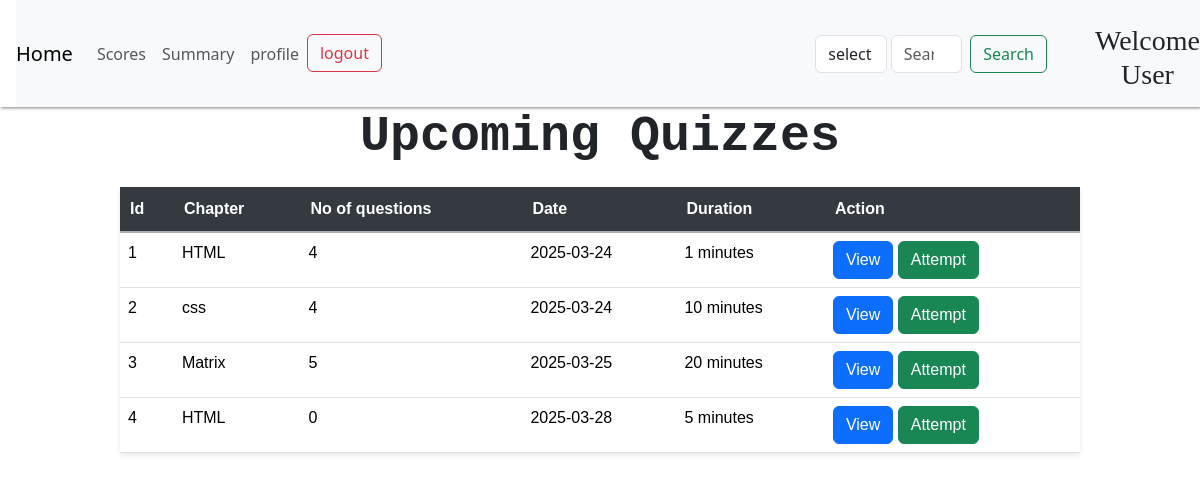
/user_dashboard, run on an earlier commit of the app's database.
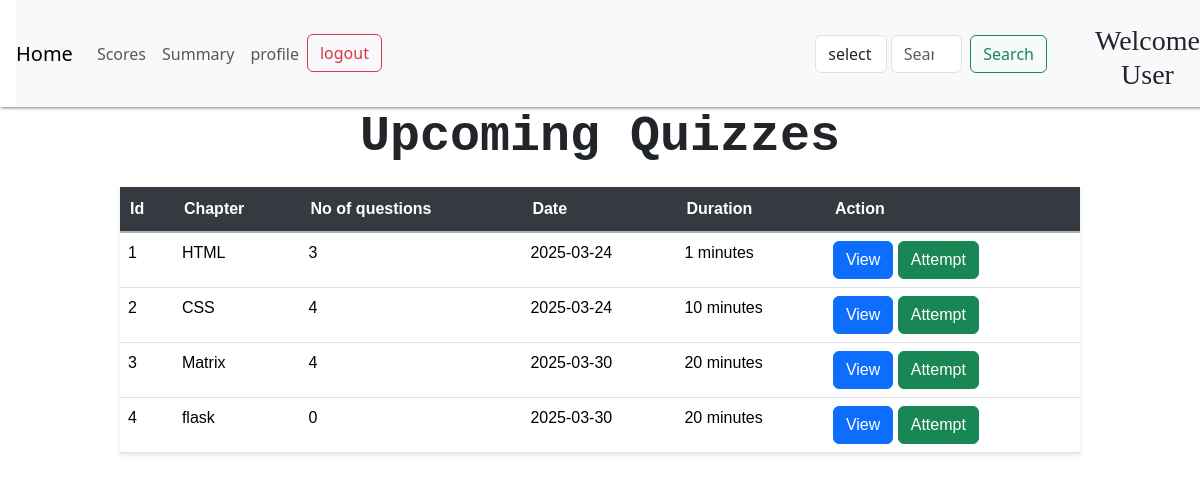
And on a later commit of the database.
### models.py (models this page shows)
class Quiz(db.Model):
    id =db.Column(db.Integer, primary_key=True, autoincrement=True)
    chapter_id=db.Column(db.Integer, db.ForeignKey('chapter.id', name='FK_quiz_chapter_id'), nullable=False)
    date_of_quiz=db.Column(db.Date, nullable=False)
    time_duration= db.Column(db.Integer, nullable=False)
    no_of_questions=db.Column(db.Integer, nullable=True)
    notes=db.Column(db.String(50), nullable=True)
    questions=db.relationship('Question', backref='quiz', lazy=True)
    score=db.relationship('Scores', backref='quiz', lazy=True)

class Chapter(db.Model):
    id =db.Column(db.Integer, primary_key=True, autoincrement=True)
    subject_id=db.Column(db.Integer, db.ForeignKey('subject.id', name='FK_chapter_subject_id'), nullable=False)
    name=db.Column(db.String(50), nullable=False)
    description=db.Column(db.String(100), nullable=True)
    quizs=db.relationship('Quiz', backref='chapter', lazy=True)

### routes.py (the view, shortened to what this page needs)
@app.route('/user_dashboard', methods=['GET','POST'])
def user_dashboard():
    query = request.args.get("query", "").strip().lower()
    search_type = request.args.get("search_type", "select")
    quizzes= Quiz.query.all()
    quiz_data = []
    for quiz in quizzes:
        chapter= Chapter.query.get(quiz.chapter_id)
        question_count = Question.query.filter_by(quiz_id=quiz.id).count()
        quiz_data.append((quiz,chapter, question_count))
    return render_template('user_dashboard.html', quizzes=quiz_data,query = query, search_type= search_type)

### templates/user_dashboard.html (shortened to what this page needs)
<!DOCTYPE html>
<html lang="en">
<head>
    <link rel="stylesheet" href="{{ url_for('static', filename= 'style_index.css') }}">
    <link href="https://cdn.jsdelivr.net/npm/bootstrap@5.3.2/dist/css/bootstrap.min.css" rel="stylesheet">
    <link rel="stylesheet" href="https://cdnjs.cloudflare.com/ajax/libs/aos/2.3.4/aos.css">
    <link rel="stylesheet" href="https://cdnjs.cloudflare.com/ajax/libs/font-awesome/6.7.2/css/all.min.css">
    <link href="https://cdn.jsdelivr.net/npm/bootstrap@5.3.3/dist/css/bootstrap.min.css" rel="stylesheet">
</head>
<body>
     <div class="usernav" style="box-shadow: 1px 1px 3px grey;">
    <nav class="navbar navbar-expand-lg navbar-light bg-light" style="margin-left: 1rem;">
        <a class="navbar-brand" href="/user_dashboard">Home</a>
        <div class="collapse navbar-collapse" id="navbarSupportedContent">
          <ul class="navbar-nav mr-auto">
            <li class="nav-item">
              <a class="nav-link" href="{{ url_for('user_scores') }}">Scores</a>
            </li>
            <li class="nav-item">
              <a class="nav-link " href="{{ url_for('user_summary') }}">Summary</a>
            </li>
            <li class="nav-item">
                <a href="{{ url_for('profile') }}" class="nav-link">profile</a>
            </li>
            <li class="nav-item">
                <a href="/login" class="btn btn-outline-danger">logout</a>
            </li>
          </ul>
          <form method="GET" action="/user_dashboard"  class="form-inline my-2 my-lg-0" style="display: flex; margin-left:39%">
            <select class="form-control mr-sm-2" type="search" style="margin-left: 0rem; margin-right:4px;" name="search_type">
              <option value="" disable selected>select</option>
            </select>
            <input class="form-control mr-sm-2" type="search" placeholder="Search" aria-label="Search" name="query" value="{{ query or '' }}">
            <button class="btn btn-outline-success my-2 my-sm-0" type="submit" style="margin-left: 0.5rem; margin-right:1rem;">Search</button>
          </form>
          <div>
            <h3  class="wel" id="wel">Welcome User</h3>
          </div>
        </div>
      </nav>
    </div>
{% if not quizzes %}
<h2 style="text-align: center; color:Red; font-weight:bold" >No Upcoming quizzes</h2>
{% else %}
    <div class="userdash" id="userdash">
    <h2 style="text-align:center; font-family: 'Courier New', Courier, monospace; font-weight:bold; font-size:50px" >Upcoming Quizzes</h2>
    <table class="table table-style table-hover" id="scot">
        <thead class="thead-dark" style="justify-content: space-around;">
            <tr style="justify-content: space-around;">
                <th>Id</th>
                <th>Chapter</th>
                <th>No of questions</th>
                <th>Date</th>
                <th>Duration</th>
                <th>Action</th>
            </tr>
        </thead>
        <tbody>
            {% for quiz,chapter, question_count in quizzes %}
            <tr>
                <td>{{ loop.index }}</td>
                <td>{{ chapter.name }}</td>
                <td>{{ question_count }}</td>
                <td>{{ quiz.date_of_quiz.strftime('%Y-%m-%d') }}</td>
                <td>{{ quiz.time_duration }} minutes</td>
                <td>
                    <a href="{{ url_for('quiz_details', quiz_id=quiz.id) }}" class="btn btn-primary">View</a>
                    <a href="{{ url_for('quiz_attempt', quiz_id=quiz.id, question_num= 1) }}" class="btn btn-success">Attempt</a>
                </td>
            </tr>
            {% endfor %}
        </tbody>
    </table>
</div>
{% endif %}
</body>
</html>

What changed in the data, as far as the page shows it:
changed Quiz "HTML": no_of_questions "4" → "3"
changed through a linked row, Quiz: name "css" → "CSS"
changed Quiz "Matrix": question_count "5" → "4"; date_of_quiz "2025-03-25" → "2025-03-30"
changed Quiz: name "HTML" → "flask"; date_of_quiz "2025-03-28" → "2025-03-30"; time_duration "5" → "20"
